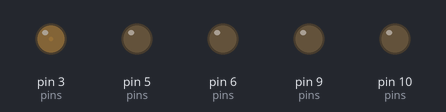
This sketch was run on a simulated Arduino Uno, built for the host (arithmetic inside an expression is 32-bit, double 64-bit). Shown: output pins drawn as LEDs (lit = HIGH).

Above: at 0.29 s.
At 4.22 s:
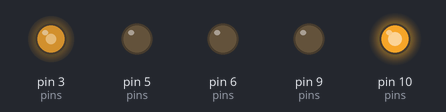
At 8.29 s:
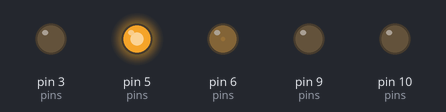
At 20.02 s:
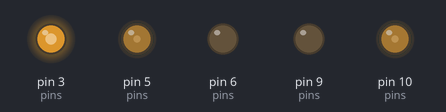
At 30.12 s:
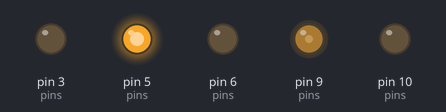
At 39.71 s:
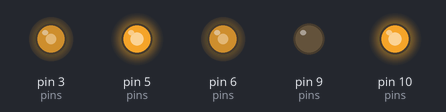
Timing chart, 0 to 40.0 s (numbered marks = the images above):
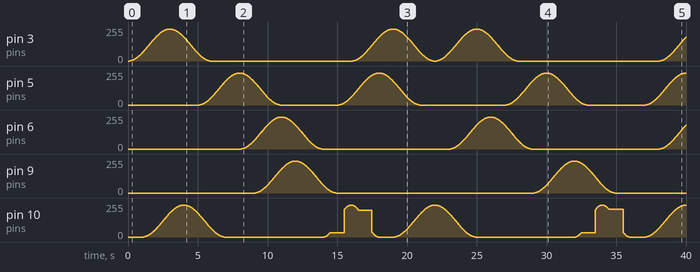

The sketch:

main.ino
```cpp
#include <ArduinoSTL.h>

#define lint long long int
#define max_voltage 120
#define PI 3.14159265358979323846

size_t to_mili (size_t a) { return 100 * a; }
double to_voltage(double voltage) { return voltage * max_voltage + max_voltage; }

size_t pins[] = {3, 5, 6, 9, 10};

std::vector<std::vector<std::pair<size_t, size_t>>> pins_starts = {
  {{0, 60}, {160, 60}, {220, 0}},
  {{50, 60}, {150, 60}, {220, 0}},
  {{80, 60}, {150, 0}},
  {{90, 60}, {200, 0}},
  {{10, 60}, {140, 40}},
};

std::vector<std::vector<std::pair<size_t, size_t>>> pins_starts1 = {
  {{0, 100}, {2000, 70}, {5000, 120}},     // LED 1
  {{1000, 60}, {4000, 110}, {7000, 80}},  // LED 2
  {{1500, 35}, {4500, 100}},              // LED 3
  {{2500, 30}, {6000, 200}, {8500, 70}},  // LED 4
  {{500, 40}, {3000, 130}, {7500, 90}},   // LED 5
};

std::vector<std::vector<std::pair<size_t, size_t>>> pins_starts2 = {
  {{0, 50},{40, 50},{100, 50}},
  {{20, 50},{30, 50},{90, 50},{130, 50},{160, 50}},
  {{60, 50},{120, 50}},
  {{80, 50},{120, 50},{400, 50}},
  {{0, 50},{30, 50}, {160, 50}},
};


void setup() {
  for (auto pin : pins) {
    pinMode(pin, OUTPUT);
  }
}

lint process(lint curr_time, const std::vector<std::pair<size_t, size_t>> pin_starts, size_t pin) {

  size_t max_time = 0;

  for (const auto [start, duration] : pin_starts) {
    max_time = max_time < start + duration ? start + duration : max_time;
  }

  max_time = to_mili(max_time);

  bool reset_time = max_time < curr_time;
  curr_time = reset_time ? 0 : curr_time;

  double max_curr = -1;

  for (const auto [start, duration] : pin_starts) {
    if (to_mili(start) <= curr_time && to_mili(start + duration) >= curr_time && duration != 0) {
      double curr = -cos((1.0f * 2 * PI * (curr_time - to_mili(start))) / to_mili(duration));
      max_curr = std::max(curr, max_curr);
    }
  }
  analogWrite(pin, to_voltage(max_curr));

  return reset_time ? 0 : curr_time;
}

std::vector<lint> pin_times = {0, 0, 0, 0, 0};
lint last_time = 0;

void loop() {
  lint curr_time = millis();
  lint time_diff = curr_time - last_time;

  for (auto &time : pin_times) {
    time += time_diff;
  }

  for (int i = 0; i < 5; ++i) {
    pin_times[i] = process(pin_times[i], pins_starts[i], pins[i]);
  }


  if (last_time != curr_time) last_time = curr_time;
}
```
